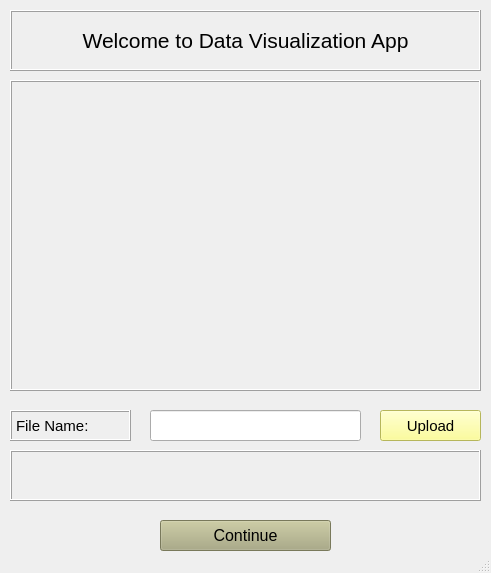
<?xml version="1.0" encoding="UTF-8"?>
<ui version="4.0">
 <class>First_page</class>
 <widget class="QMainWindow" name="First_page">
  <property name="geometry">
   <rect>
    <x>0</x>
    <y>0</y>
    <width>491</width>
    <height>573</height>
   </rect>
  </property>
  <property name="windowTitle">
   <string>MainWindow</string>
  </property>
  <widget class="QWidget" name="centralwidget">
   <widget class="QLabel" name="welcome_label">
    <property name="geometry">
     <rect>
      <x>10</x>
      <y>10</y>
      <width>471</width>
      <height>61</height>
     </rect>
    </property>
    <property name="font">
     <font>
      <pointsize>16</pointsize>
     </font>
    </property>
    <property name="frameShape">
     <enum>QFrame::Box</enum>
    </property>
    <property name="frameShadow">
     <enum>QFrame::Raised</enum>
    </property>
    <property name="text">
     <string>Welcome to Data Visualization App</string>
    </property>
    <property name="alignment">
     <set>Qt::AlignCenter</set>
    </property>
    <property name="wordWrap">
     <bool>false</bool>
    </property>
   </widget>
   <widget class="QLabel" name="picture_label">
    <property name="geometry">
     <rect>
      <x>10</x>
      <y>80</y>
      <width>471</width>
      <height>311</height>
     </rect>
    </property>
    <property name="frameShape">
     <enum>QFrame::Box</enum>
    </property>
    <property name="frameShadow">
     <enum>QFrame::Raised</enum>
    </property>
    <property name="text">
     <string/>
    </property>
    <property name="pixmap">
     <pixmap>visualization.jpg</pixmap>
    </property>
    <property name="scaledContents">
     <bool>true</bool>
    </property>
   </widget>
   <widget class="QPushButton" name="go_button">
    <property name="geometry">
     <rect>
      <x>160</x>
      <y>520</y>
      <width>171</width>
      <height>31</height>
     </rect>
    </property>
    <property name="font">
     <font>
      <pointsize>12</pointsize>
     </font>
    </property>
    <property name="styleSheet">
     <string notr="true">background-color: rgb(170, 170, 127);</string>
    </property>
    <property name="text">
     <string>Continue</string>
    </property>
   </widget>
   <widget class="QLabel" name="file_label">
    <property name="geometry">
     <rect>
      <x>10</x>
      <y>410</y>
      <width>121</width>
      <height>31</height>
     </rect>
    </property>
    <property name="font">
     <font>
      <pointsize>11</pointsize>
     </font>
    </property>
    <property name="frameShape">
     <enum>QFrame::Box</enum>
    </property>
    <property name="frameShadow">
     <enum>QFrame::Raised</enum>
    </property>
    <property name="text">
     <string>File Name:</string>
    </property>
   </widget>
   <widget class="QLineEdit" name="filename">
    <property name="geometry">
     <rect>
      <x>150</x>
      <y>410</y>
      <width>211</width>
      <height>31</height>
     </rect>
    </property>
    <property name="font">
     <font>
      <pointsize>11</pointsize>
     </font>
    </property>
    <property name="alignment">
     <set>Qt::AlignCenter</set>
    </property>
   </widget>
   <widget class="QPushButton" name="upload_button">
    <property name="geometry">
     <rect>
      <x>380</x>
      <y>410</y>
      <width>101</width>
      <height>31</height>
     </rect>
    </property>
    <property name="font">
     <font>
      <pointsize>11</pointsize>
     </font>
    </property>
    <property name="styleSheet">
     <string notr="true">background-color: rgb(255, 255, 127);</string>
    </property>
    <property name="text">
     <string>Upload</string>
    </property>
   </widget>
   <widget class="QLabel" name="answer_label">
    <property name="geometry">
     <rect>
      <x>10</x>
      <y>450</y>
      <width>471</width>
      <height>51</height>
     </rect>
    </property>
    <property name="font">
     <font>
      <pointsize>11</pointsize>
     </font>
    </property>
    <property name="frameShape">
     <enum>QFrame::Box</enum>
    </property>
    <property name="frameShadow">
     <enum>QFrame::Raised</enum>
    </property>
    <property name="text">
     <string/>
    </property>
    <property name="alignment">
     <set>Qt::AlignCenter</set>
    </property>
   </widget>
   <widget class="QLabel" name="secret_label_1">
    <property name="geometry">
     <rect>
      <x>340</x>
      <y>520</y>
      <width>141</width>
      <height>31</height>
     </rect>
    </property>
    <property name="styleSheet">
     <string notr="true">color: rgb(240, 240, 240);</string>
    </property>
    <property name="text">
     <string/>
    </property>
    <property name="wordWrap">
     <bool>true</bool>
    </property>
   </widget>
  </widget>
  <widget class="QStatusBar" name="statusbar"/>
 </widget>
 <resources/>
 <connections/>
</ui>
